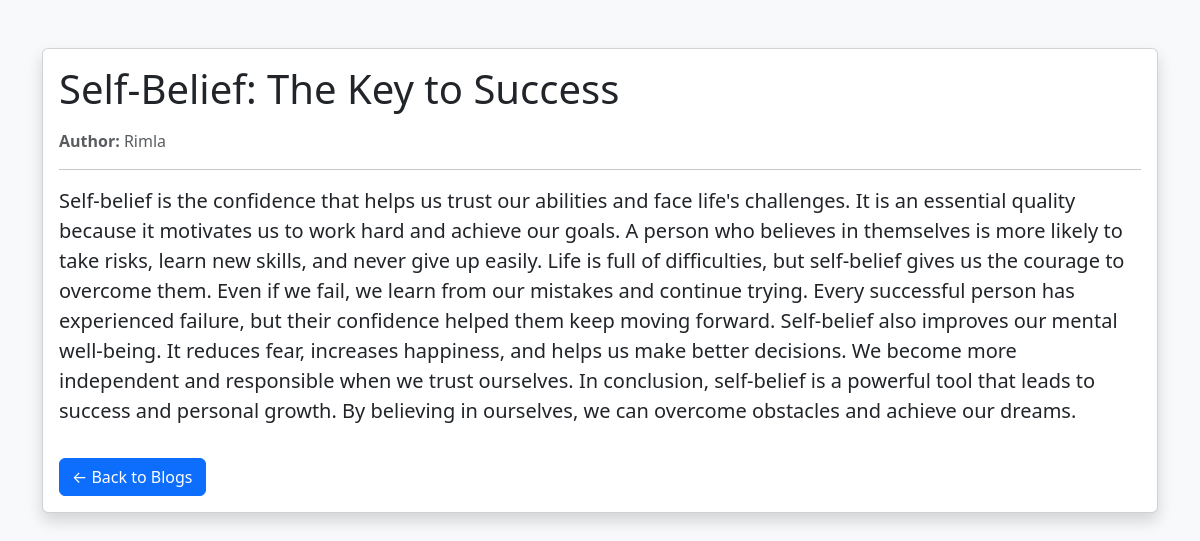
Screenshot of /blog/blog/2/ with the database file from the repository.
### blog/models.py (models this page shows, shortened)
class blog(models.Model):
    title = models.CharField(max_length=200)
    slug = models.SlugField(unique=True, null=True, blank=True)
    author = models.CharField(max_length=200)
    content = models.TextField()
    created_at = models.DateTimeField(auto_now_add=True)
    updated_at = models.DateTimeField(auto_now=True)

### blog/views.py (the view)
# urls.py: path('blog/<int:id>/', views.blog_detail, name='blog_detail'),
def blog_detail(request, id):
    single_blog = get_object_or_404(blog, id=id)
    return render(request, 'blog_detail.html', {'blog': single_blog})

### blog/templates/blog_detail.html (shortened to what this page needs)
<!DOCTYPE html>
<html lang="en">
<head>
    <link href="https://cdn.jsdelivr.net/npm/bootstrap@5.3.3/dist/css/bootstrap.min.css" rel="stylesheet">
</head>
<body class="bg-light">
<div class="container mt-5">
    <div class="card shadow">
        <div class="card-body">
            <h1 class="card-title mb-3">
                {{ blog.title }}
            </h1>
            <p class="text-muted">
                <strong>Author:</strong> {{ blog.author }}
            </p>
            <hr>
            <p class="card-text fs-5">
                {{ blog.content }}
            </p>
            <a href="{% url 'post_list' %}" class="btn btn-primary mt-3">
                ← Back to Blogs
            </a>
        </div>
    </div>
</div>
</body>
</html>

### rows the page displays
blog: title "Self-Belief: The Key to Success", author "Rimla", content "Self-belief is the confidence that helps us trust our abilities and face life's challenges. It is an essential quality because it motivates us to work hard and achieve our goals. A person who believes in themselves is more likely to take risks, learn new skills, and never give up easily. Life is full of difficulties, but self-belief gives us the courage to overcome them. Even if we fail, we learn from our mistakes and continue trying. Every successful person has experienced failure, but their confidence helped them keep moving forward. Self-belief also improves our mental well-being. It reduces fear, increases happiness, and helps us make better decisions. We become more independent and…"
